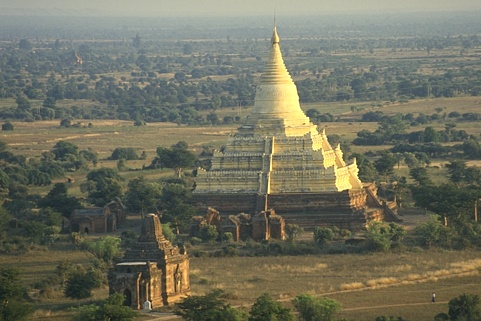
#> input picture image11.jpg, 481 x 321 px, found by its file name
$ python test.py
#> lines starting #> are read from the running program, lines starting #| are printed output that depends on the picture
### functions.py
from PIL import Image
import numpy as np

# ------ Load image and add Gaussian noise -----------#

def load_grayscale_image(path):
#> called with path = 'Images/image11.jpg'
    img = Image.open(path).convert("L") # converting to grayscale
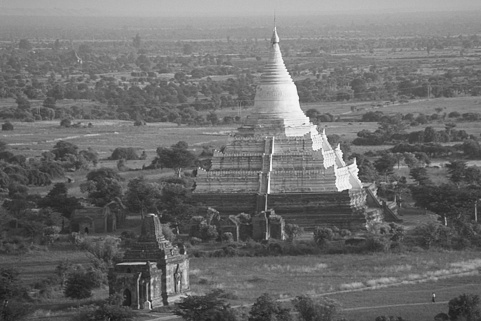
#> img: PIL image 481x321 L; min 20, max 249, mean 109.2
    return np.array(img)

def add_gaussian_noise(image, sigma):

    image = image.astype(np.float32)
    noise = np.random.normal(loc=0.0,scale=sigma,size=image.shape)

    noisy = image + noise

    noisy_image = np.clip(noisy, 0, 255)

    return noisy_image.astype(np.uint8)

#------Sample patches and preprocess the image-------#

def sample_patches(image, patch_size = 8, K = 6000, seed = None):

    H, W = image.shape # Store the shape of the original image
    p = patch_size # Patch size

    # All possible top-left coordinates:
    locations = [(i,j) for i in range(H - p + 1) for j in range(W - p + 1)]

    rng = np.random.default_rng(seed)

    # Randomly choose K locations:

    if K is None:
        chosen = np.arange(len(locations))
    else:
        rng = np.random.default_rng(seed)
        chosen = rng.choice(len(locations),size=K,replace=False)
    K = len(chosen)
    # Measurement matrix:
    Y = np.zeros((p*p, K))

    sampled_locations = []

    for k, idx in enumerate(chosen):

        [i,j] = locations[idx]

        patch = image[i:i+p, j:j+p]

        Y[:,k] = patch.flatten()

        sampled_locations.append((i,j))

    return Y, sampled_locations

def remove_patch_means(Y):

    means = np.mean(Y, axis=0)

    Y_zero_mean = Y - means

    return Y_zero_mean, means

# ----- K-SVD Algorithm -----------------------------#

def ksvd(Y, n_atoms, sparsity, n_iter):
    """
    Learn a dictionary using the K-SVD algorithm.
    """

    D = initialize_dictionary(Y, n_atoms)

    for iteration in range(n_iter):

        # Sparse coding step
        X = sparse_coding(Y, D, sparsity)

        # Dictionary update step
        for j in range(n_atoms):
            D, X = update_atom(Y, D, X, j)

        error = np.linalg.norm(Y - D @ X )/np.linalg.norm(Y)
        #print(f"error {error:.4f}")
        print(f"Iteration {iteration+1}/{n_iter} complete")

    return D, X

def initialize_dictionary(Y, n_atoms, seed = None):
    rng = np.random.default_rng(seed)

    # Number of training samples:
    N = Y.shape[1]

    if n_atoms>N:
        raise ValueError("Number of atoms cannot exceed number of training patches.")

    # Randomly choose columns from Y:

    indices = rng.choice(N,size= n_atoms,replace = False)

    D = Y[:,indices].copy()

    # Normalize each atom:

    norms = np.linalg.norm(D, axis=0)

    D/= norms

    return D

def sparse_coding(Y, D, sparsity, sigma=None):
    N = Y.shape[1]
    n_atoms = D.shape[1]

    X = np.zeros((n_atoms,N))

    for i in range(N):
        X[:,i] = omp(D, Y[:,i], sparsity, sigma=sigma)

    return X

def omp(D,y,s, sigma=None, C=1.15):

    y = y.ravel()
    n_atoms = D.shape[1]
    res = y.copy()
    supp = []
    x_supp = None

    for _ in range(s):

        correlations = D.T @ res # calculate the correlations
        correlations[supp] = 0
        k = np.argmax(np.abs(correlations))

        if k in supp:
            break
        supp.append(k)

        D_selected = D[:,supp]
        x_supp = np.linalg.lstsq(D_selected, y, rcond = None)[0]
        res = y - D_selected @ x_supp

        # Residual stopping
        if sigma is not None:
            if np.linalg.norm(res)**2 <= C * len(y) * sigma**2:
                break

    #print("Selected atoms:", supp)
    x = np.zeros(n_atoms)
    x[supp] = x_supp
    return x

def update_atom(Y,D,X,j):

    omega = np.nonzero(X[j,:])[0]

    if len(omega) == 0:
        return D,X

    # Restricted Residual:
    E = (Y[:,omega] - D @ X[:,omega] + np.outer(D[:,j], X[j,omega]))

    # Rank 1 approximation:
    U, S, Vt = np.linalg.svd(E, full_matrices=False)

    # Update dictionary atom:
    D[:,j] = U[:,0]

    # Update sparse coefficients:
    X[j,omega] = S[0]*Vt[0,:]

    return D,X

# ----- DL-SBL Algorithm --------------------------#

# DL-SBL AM

# [233 lines left out: functions dl_sbl_am, initialize_gamma, e_step, update_gamma, update_dictionary_am, update_dictionary_als and 2 more, not called in this run]

### test.py
from functions import (
    load_grayscale_image,
    add_gaussian_noise,
    sample_patches,
    ksvd,
    sparse_coding,
    reconstruct_image,
    psnr,
    remove_patch_means,
)

import matplotlib.pyplot as plt
import numpy as np

# --------------------------------------------------
# Parameters
# --------------------------------------------------

patch_size = 8
K = 6000
n_atoms = 256
sparsity = 8
n_iter = 25

noise_levels = [5, 10, 15, 25]

# --------------------------------------------------
# Load images
# --------------------------------------------------

images = {
    "Image 1": load_grayscale_image("Images/image11.jpg").astype(np.float64),
    "Image 2": load_grayscale_image("Images/image2.jpg").astype(np.float64),
    "Image 3": load_grayscale_image("Images/image3.jpg").astype(np.float64),
}
#> call 2 of load_grayscale_image, with path = 'Images/image2.jpg'
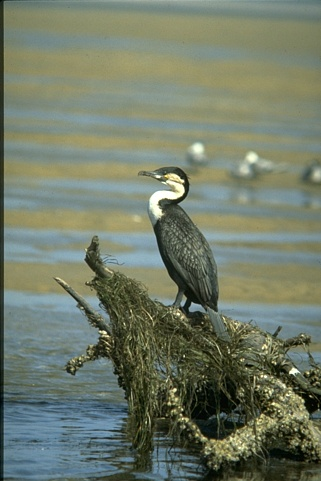
#> input picture image2.jpg, 321 x 481 px, found by its file name
#> in load_grayscale_image (call 2), `img = Image.open(path).convert("L")`:
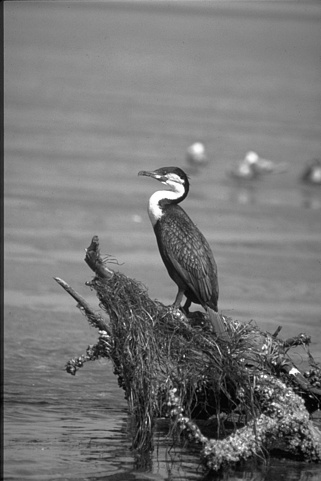
#> img: PIL image 321x481 L; min 1, max 255, mean 118.1
#> call 3 of load_grayscale_image, with path = 'Images/image3.jpg'
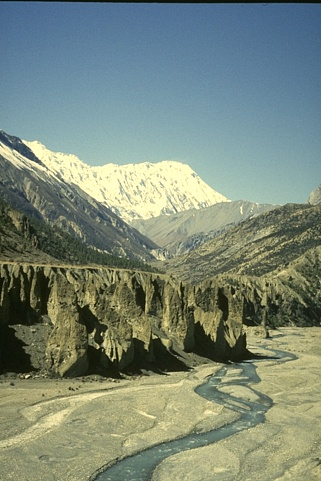
#> input picture image3.jpg, 321 x 481 px, found by its file name
#> in load_grayscale_image (call 3), `img = Image.open(path).convert("L")`:
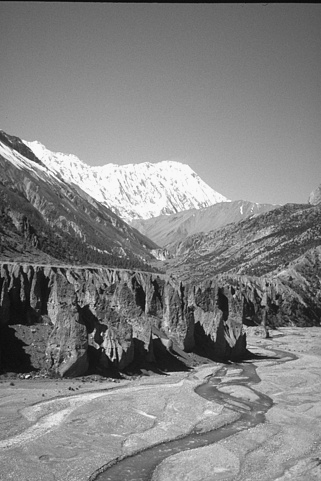
#> img: PIL image 321x481 L; min 7, max 252, mean 130.3

# --------------------------------------------------
# Store results
# --------------------------------------------------

results = []

# --------------------------------------------------
# Main experiment
# --------------------------------------------------

for image_name, img in images.items():

    print(f"\n============================")
    print(image_name)
    print("============================")

    for sigma in noise_levels:

        print(f"\nNoise σ = {sigma}")

        # ------------------------------------------
        # Add Gaussian noise
        # ------------------------------------------

        noisy = add_gaussian_noise(img, sigma)

        # ------------------------------------------
        # Training patches
        # ------------------------------------------

        Y_train, locations = sample_patches(
            noisy,
            patch_size=patch_size,
            K=K,
            seed=0,
        )

        Y_train, means = remove_patch_means(Y_train)

        # ------------------------------------------
        # Learn dictionary
        # ------------------------------------------

#> (the run stopped early here; a loop or call above may not have finished)
